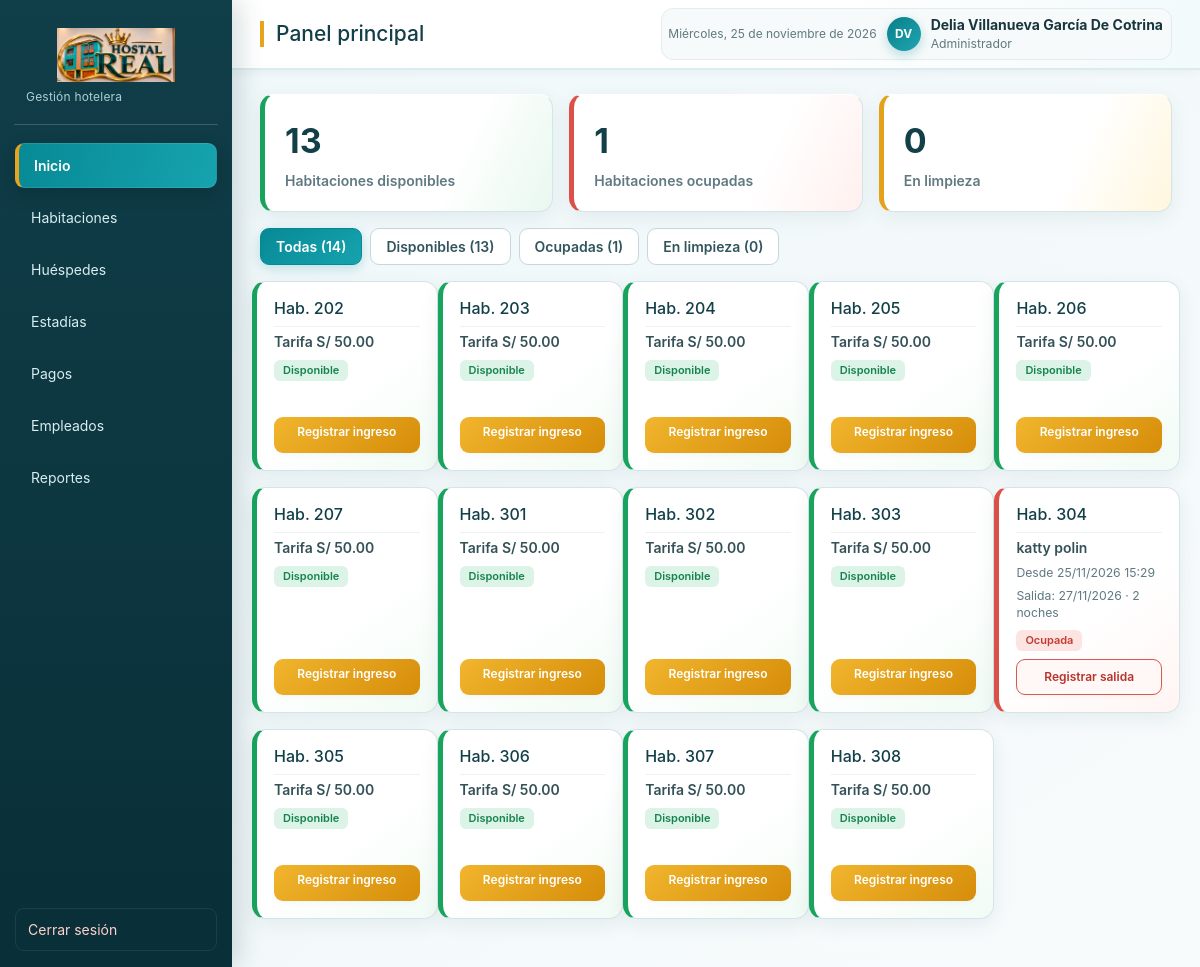
The app's page /index.php?r=panel (signed in) with its own data.
### tables this page shows
CREATE TABLE habitacion (
  id_habitacion INTEGER PRIMARY KEY AUTOINCREMENT,
  id_estado INTEGER NOT NULL DEFAULT 1 REFERENCES estado_habitacion(id_estado),
  numero TEXT NOT NULL UNIQUE, tarifa REAL NOT NULL, descripcion TEXT);

CREATE TABLE estado_habitacion (
  id_estado INTEGER PRIMARY KEY AUTOINCREMENT, nombre_estado TEXT NOT NULL UNIQUE);

CREATE TABLE huesped (
  id_huesped INTEGER PRIMARY KEY AUTOINCREMENT,
  id_tipo_doc INTEGER NOT NULL REFERENCES tipo_documento(id_tipo_doc),
  numero_documento TEXT NOT NULL, nombres_apellidos TEXT NOT NULL,
  nacionalidad TEXT, estado_civil TEXT, lugar_nacimiento TEXT,
  fecha_nacimiento TEXT, telefono TEXT,
  UNIQUE (id_tipo_doc, numero_documento));

CREATE TABLE estadia (
  id_estadia INTEGER PRIMARY KEY AUTOINCREMENT,
  id_huesped INTEGER NOT NULL REFERENCES huesped(id_huesped),
  id_habitacion INTEGER NOT NULL REFERENCES habitacion(id_habitacion),
  id_empleado INTEGER NOT NULL REFERENCES empleado(id_empleado),
  fecha_ingreso TEXT NOT NULL, fecha_salida TEXT, fecha_salida_prevista TEXT, noches INTEGER NOT NULL DEFAULT 1, total_acordado REAL NOT NULL DEFAULT 0, modalidad_pago TEXT NOT NULL DEFAULT 'Pago único');

### templates/panel.php (the view)
<?php $title = $heading = 'Panel principal'; ?>
<div class="stats row g-3">
  <div class="col-12 col-md-4">
    <div class="card stat s1"><b><?= (int) $cont[1] ?></b><span>Habitaciones disponibles</span></div>
  </div>
  <div class="col-12 col-md-4">
    <div class="card stat s2"><b><?= (int) $cont[2] ?></b><span>Habitaciones ocupadas</span></div>
  </div>
  <div class="col-12 col-md-4">
    <div class="card stat s3"><b><?= (int) $cont[3] ?></b><span>En limpieza</span></div>
  </div>
</div>
<div class="chips">
  <button class="chip on" data-f="todas">Todas (<?= count($habs) ?>)</button>
  <button class="chip" data-f="1">Disponibles (<?= (int) $cont[1] ?>)</button>
  <button class="chip" data-f="2">Ocupadas (<?= (int) $cont[2] ?>)</button>
  <button class="chip" data-f="3">En limpieza (<?= (int) $cont[3] ?>)</button>
</div>
<div class="rooms row row-cols-1 row-cols-sm-2 row-cols-xl-5 g-3">
  <?php foreach ($habs as $room): ?>
    <div class="card room e<?= (int) $room['id_estado'] ?>" data-estado="<?= (int) $room['id_estado'] ?>">
      <h3>Hab. <?= h($room['numero']) ?></h3>
      <?php if ((int) $room['id_estado'] === OCUPADA): ?>
        <?php if ($room['huesped']): ?>
          <div class="rn"><?= h($room['huesped']) ?></div><small class="muted">Desde
            <?= h(fdt($room['fecha_ingreso'])) ?></small>
          <small class="muted">Salida: <?= h($room['fecha_salida_prevista'] ? fd($room['fecha_salida_prevista']) : '—') ?> ·
            <?= (int) ($room['noches'] ?: 1) ?>       <?= (int) ($room['noches'] ?: 1) === 1 ? 'noche' : 'noches' ?></small>
        <?php else: ?>
          <div class="rn">Estado ocupado sin estadía activa</div><?php endif; ?>
      <?php else: ?>
        <div class="rn">Tarifa <?= h(money($room['tarifa'])) ?></div><?php endif; ?>
      <span class="badge b<?= (int) $room['id_estado'] ?>"><?= h($room['nombre_estado']) ?></span>
      <?php if ((int) $room['id_estado'] === DISPONIBLE && in_array($_SESSION['rol'], [ADMIN, RECEP], true)): ?>
        <a class="btn gold sm block" href="<?= h(url('estadias/nueva', ['hab' => $room['id_habitacion']])) ?>">Registrar
          ingreso</a>
      <?php elseif ((int) $room['id_estado'] === OCUPADA && $room['id_estadia'] && in_array($_SESSION['rol'], [ADMIN, RECEP], true)): ?>
        <form method="post" action="<?= h(url('estadias/salida', ['id' => $room['id_estadia']])) ?>"
          data-confirm="¿Registrar la salida de la habitación <?= h($room['numero']) ?>?"><button
            class="btn danger sm block">Registrar salida</button></form>
      <?php elseif ((int) $room['id_estado'] === EN_LIMPIEZA): ?>
        <form method="post" action="<?= h(url('habitaciones/disponible', ['id' => $room['id_habitacion']])) ?>"><button
            class="btn warn sm block">Marcar disponible</button></form>
      <?php endif; ?>
    </div>
  <?php endforeach; ?>
</div>

### index.php (shortened to what this page needs)
<?php
$baseDir = __DIR__;
$route = trim((string)($_GET['r'] ?? ''), '/');
$db = null;
function h($value): string
{
    return htmlspecialchars((string)($value ?? ''), ENT_QUOTES | ENT_SUBSTITUTE, 'UTF-8');
}
function url(string $route, array $params = []): string
{
    return 'index.php?' . http_build_query(array_merge(['r' => $route], $params));
}
function db(): PDO
{
    global $db, $baseDir;
    if (!$db) {
        $db = new PDO('sqlite:' . $baseDir . DIRECTORY_SEPARATOR . 'hostal_real.db');
        $db->setAttribute(PDO::ATTR_ERRMODE, PDO::ERRMODE_EXCEPTION);
        $db->setAttribute(PDO::ATTR_DEFAULT_FETCH_MODE, PDO::FETCH_ASSOC);
        $db->exec('PRAGMA foreign_keys = ON');
    }
    return $db;
}
function q(string $sql, array $args = []): array
{
    $st = db()->prepare($sql);
    $st->execute($args);
    return $st->fetchAll();
}
function money($value): string
{
    return 'S/ ' . number_format((float)$value, 2, '.', ',');
}
function fd(?string $value): string
{
    $time = strtotime(substr($value, 0, 10));
    return $time ? date('d/m/Y', $time) : $value;
}
function fdt(?string $value): string
{
    $time = strtotime($value);
    return $time ? date('d/m/Y H:i', $time) : $value;
}
function render(string $template, array $vars = [], bool $layout = true): void
{
    global $baseDir, $route;
    extract($vars, EXTR_SKIP);
    $templatePath = $baseDir . DIRECTORY_SEPARATOR . 'templates' . DIRECTORY_SEPARATOR . $template;
    require $templatePath;
    $content = ob_get_clean();
    if ($layout) {
        require $baseDir . DIRECTORY_SEPARATOR . 'templates' . DIRECTORY_SEPARATOR . 'base.php';
    } else {
        echo $content;
    }
}
try {
    switch ($route) {
        case 'panel':
            $rooms = q("SELECT h.*,e.nombre_estado,es.id_estadia,es.fecha_ingreso,es.fecha_salida_prevista,es.noches,es.total_acordado,hu.nombres_apellidos AS huesped FROM habitacion h JOIN estado_habitacion e ON e.id_estado=h.id_estado LEFT JOIN estadia es ON es.id_habitacion=h.id_habitacion AND es.fecha_salida IS NULL LEFT JOIN huesped hu ON hu.id_huesped=es.id_huesped ORDER BY h.numero");
            $counts = [1 => 0, 2 => 0, 3 => 0];
            foreach ($rooms as $r) $counts[(int)$r['id_estado']] = ($counts[(int)$r['id_estado']] ?? 0) + 1;
            render('panel.php', ['habs' => $rooms, 'cont' => $counts]);
            break;
    }
} catch (Throwable $e) {
    if (db()->inTransaction()) db()->rollBack();
    error_log('Error en ruta ' . $route . ': ' . $e->getMessage());
    http_response_code(500);
    render('error.php', ['codigo' => 500, 'texto' => 'Ocurrió un error interno. Intente regresar al Inicio.']);
}

### templates/base.php (shortened to what this page needs)
<?php
$heading = $heading ?? '';
$menu = [
    ['panel', 'Inicio', [ADMIN, RECEP, LIMP]],
    ['habitaciones', 'Habitaciones', [ADMIN, RECEP, LIMP]],
    ['huespedes', 'Huéspedes', [ADMIN, RECEP]],
    ['estadias', 'Estadías', [ADMIN, RECEP]],
    ['pagos', 'Pagos', [ADMIN, RECEP]],
    ['empleados', 'Empleados', [ADMIN]],
    ['reportes', 'Reportes', [ADMIN]]
];
$date = new DateTimeImmutable('today');
$weekdays = ['domingo', 'lunes', 'martes', 'miércoles', 'jueves', 'viernes', 'sábado'];
$months = ['enero', 'febrero', 'marzo', 'abril', 'mayo', 'junio', 'julio', 'agosto', 'septiembre', 'octubre', 'noviembre', 'diciembre'];
$dateLabel = ucfirst($weekdays[(int)$date->format('w')]) . ', ' . $date->format('j') . ' de ' . $months[(int)$date->format('n') - 1] . ' de ' . $date->format('Y');
$name = (string)($_SESSION['nombre'] ?? '');
$initials = '';
foreach (array_slice(explode(' ', $name), 0, 2) as $part) if ($part !== '') $initials .= mb_substr($part, 0, 1, 'UTF-8');
?>
<!doctype html>
<html lang="es">
<head>
  <link rel="stylesheet" href="static/bootstrap.min.css">
  <link rel="stylesheet" href="static/style.css">
</head>
<body>
  <aside class="side" id="side">
    <div class="brand"><div class="brand-copy"><img class="brand-logo" src="static/hostal-real-logo.png" alt="Hostal Real"><small>Gestión hotelera</small></div></div>
    <nav>
      <?php foreach ($menu as [$itemRoute, $label, $roles]): if (in_array($_SESSION['rol'] ?? '', $roles, true)): ?>
      <a href="<?= h(url($itemRoute)) ?>" class="<?= ($route === $itemRoute || ($itemRoute === 'estadias' && str_starts_with($route, 'estadias/'))) ? 'on' : '' ?>"><?= h($label) ?></a>
      <?php endif; endforeach; ?>
    </nav>
    <a class="logout" href="<?= h(url('logout')) ?>">Cerrar sesión</a>
  </aside>
  <main>
    <header class="top">
      <h1><?= h($heading) ?></h1>
      <div class="who"><span class="fecha"><?= h($dateLabel) ?></span><div class="avatar"><?= h($initials) ?></div><div><b><?= h($name) ?></b><small><?= h($_SESSION['rol'] ?? '') ?></small></div></div>
    </header>
    <section class="content container-fluid">
      <?= $content ?>
    </section>
  </main>
</body>
</html>

### records on screen
habitacion: numero "202", tarifa "S/ 50.00", id_estado.nombre_estado "Disponible"
habitacion: numero "203", tarifa "S/ 50.00", id_estado.nombre_estado "Disponible"
habitacion: numero "204", tarifa "S/ 50.00", id_estado.nombre_estado "Disponible"
habitacion: numero "205", tarifa "S/ 50.00", id_estado.nombre_estado "Disponible"
habitacion: numero "206", tarifa "S/ 50.00", id_estado.nombre_estado "Disponible"
habitacion: numero "207", tarifa "S/ 50.00", id_estado.nombre_estado "Disponible"
habitacion: numero "301", tarifa "S/ 50.00", id_estado.nombre_estado "Disponible"
habitacion: numero "302", tarifa "S/ 50.00", id_estado.nombre_estado "Disponible"
habitacion: numero "303", tarifa "S/ 50.00", id_estado.nombre_estado "Disponible"
habitacion: numero "304", huesped.nombres_apellidos "katty polin", estadia.fecha_ingreso "25/11/2026 15:29", estadia.fecha_salida_prevista "27/11/2026", estadia.noches "2", id_estado.nombre_estado "Ocupada"
habitacion: numero "305", tarifa "S/ 50.00", id_estado.nombre_estado "Disponible"
habitacion: numero "306", tarifa "S/ 50.00", id_estado.nombre_estado "Disponible"
habitacion: numero "307", tarifa "S/ 50.00", id_estado.nombre_estado "Disponible"
habitacion: numero "308", tarifa "S/ 50.00", id_estado.nombre_estado "Disponible"

### other values on screen
$label "Inicio"
$label "Habitaciones"
$label "Huéspedes"
$label "Estadías"
$label "Pagos"
$label "Empleados"
$label "Reportes"
$heading "Panel principal"
$dateLabel "Miércoles, 25 de noviembre de 2026"
$initials "DV"
$name "Delia Villanueva García De Cotrina"
$_SESSION['rol'] "Administrador"
$cont[1] "13"
$cont[2] "1"
$cont[3] "0"
